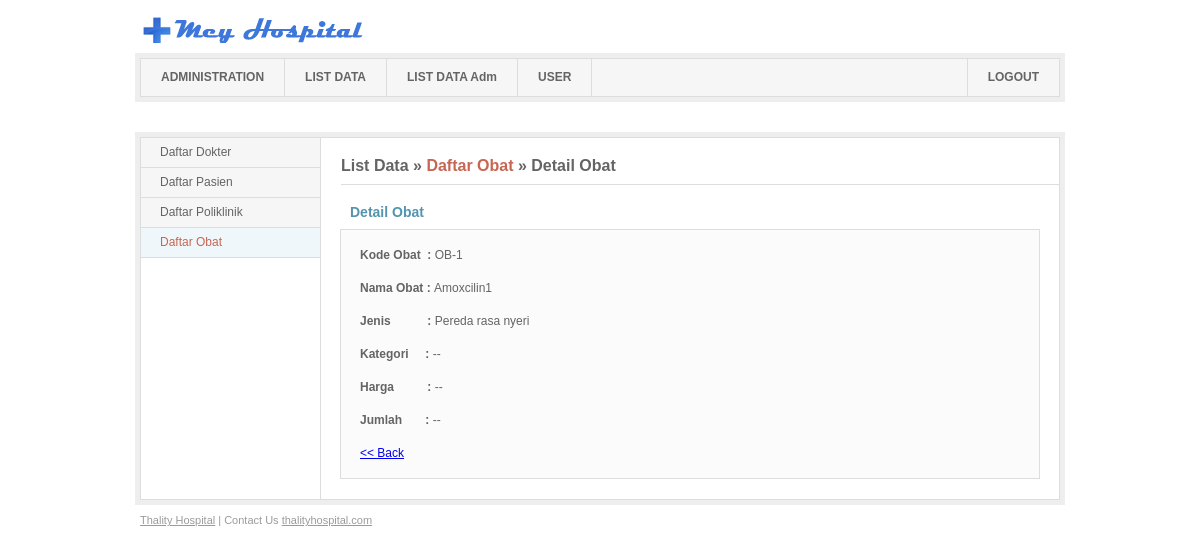
Page /administrator/index.php?menu=detailObt&kodeObat=OB-1 (signed in) on the committed database.
### tables this page shows
CREATE TABLE IF NOT EXISTS `obat` (
  `kodeObat` varchar(5) NOT NULL,
  `namaObat` varchar(50) NOT NULL,
  `jenisObat` varchar(50) NOT NULL,
  `kategori` varchar(50) NOT NULL,
  `hargaObat` varchar(12) NOT NULL,
  `jumlahObat` varchar(12) NOT NULL,
  PRIMARY KEY (`kodeObat`)
);

### administrator/listdata/detailobt.php (the view, shortened to what this page needs)
<?
$kodeObat=$_GET['kodeObat'];
$sql="SELECT * from obat where kodeObat='$kodeObat'";
	$sql=mysql_query($sql);
	$data=mysql_fetch_array($sql);
	?>
<div id="sidebar">
                	<ul class="sideNav">
                    	<li><a href="index.php?menu=dokter">Daftar Dokter</a></li>
                    	<li><a href="index.php?menu=pasien">Daftar Pasien</a></li>
                    	<li><a href="index.php?menu=poliklinik">Daftar Poliklinik</a></li>
                    	<li><a href="index.php?menu=obat" class="active">Daftar Obat</a></li>
                    </ul>
                </div>
<h2><a href="index.php?menu=listdata">List Data</a> &raquo; <a href="index.php?menu=obat" class="active">Daftar Obat</a> &raquo; Detail Obat</h2>
                <div id="main">
					<h3>Detail Obat</h3>
					<form method="post" action="">
                    	<fieldset>
                        	<p><label><b>Kode Obat &nbsp;: </b><?php echo "$data[kodeObat]"; ?></label></p>
                        	<p><label><b>Nama Obat : </b><?php echo "$data[namaObat]"; ?></label></p>
                        	<p><label><b>Jenis &nbsp;&nbsp;&nbsp;&nbsp;&nbsp;&nbsp;&nbsp;&nbsp;&nbsp;&nbsp;: </b><?php echo "$data[jenisObat]"; ?></label></p>
                        	<p><label><b>Kategori &nbsp;&nbsp;&nbsp;&nbsp;: </b><?php echo "$data[kategori]"; ?></label></p>
                        	<p><label><b>Harga &nbsp;&nbsp;&nbsp;&nbsp;&nbsp;&nbsp;&nbsp;&nbsp;&nbsp;: </b><?php echo "$data[hargaObat]"; ?></label></p>
                        	<p><label><b>Jumlah  &nbsp;&nbsp;&nbsp;&nbsp;&nbsp;&nbsp;: </b><?php echo "$data[jumlahObat]"; ?></label></p>
                            <a href="index.php?menu=obat"><< Back</a>
                        </fieldset>
                    </form>
					</div>

### style/css/layout.css (style rules this page uses)
body { background: white; font-family: Arial, Helvetica, sans-serif; font-size: 12px; color: #646464; text-align: center; }
#sidebar { width: 179px; float: left; }
#sidebar .sideNav { width: 179px; }
#sidebar .sideNav li { border-bottom: 1px solid #ddd; width: 179px; }
#sidebar .sideNav li a { display: block; color: #646464; background: #f6f6f6; text-decoration: none; height: 29px; line-height: 29px; padding: 0 19px; width: 141px; }
#sidebar .sideNav li a.active, #sidebar .sideNav li a.active:hover { background: #f0f7fa; color: #c66653; }
h2 { width: 718px; float: right; color: #646464; font-size: 16px; line-height: 16px; font-weight: bold; margin: 20px 0 0 0; padding: 0 0 10px 0; border-bottom: 1px solid #ddd; }
h2 a { color: #646464; text-decoration: none; }
h2 a.active { color: #c66653; }
#main { width: 700px; float: right; padding: 0 19px 0 0; }
h3 { font-size: 14px; line-height: 14px; font-weight: bold; color: #5494af; padding: 0 0 0 10px; margin: 20px 0 10px; }
#main fieldset { border: 1px solid #ddd; padding: 19px; margin: 0 0 20px 0; background: #fbfbfb; }
#main fieldset p { margin: 0 0 14px 0; float: left; width: 100%; }
#main fieldset label { display: block; width: 100%; margin: 0 0 7px 0; line-height: 12px; }

### rows in the picture
obat: kodeObat "OB-1", namaObat "Amoxcilin1", jenisObat "Pereda rasa nyeri", kategori "--", hargaObat "--", jumlahObat "--"
